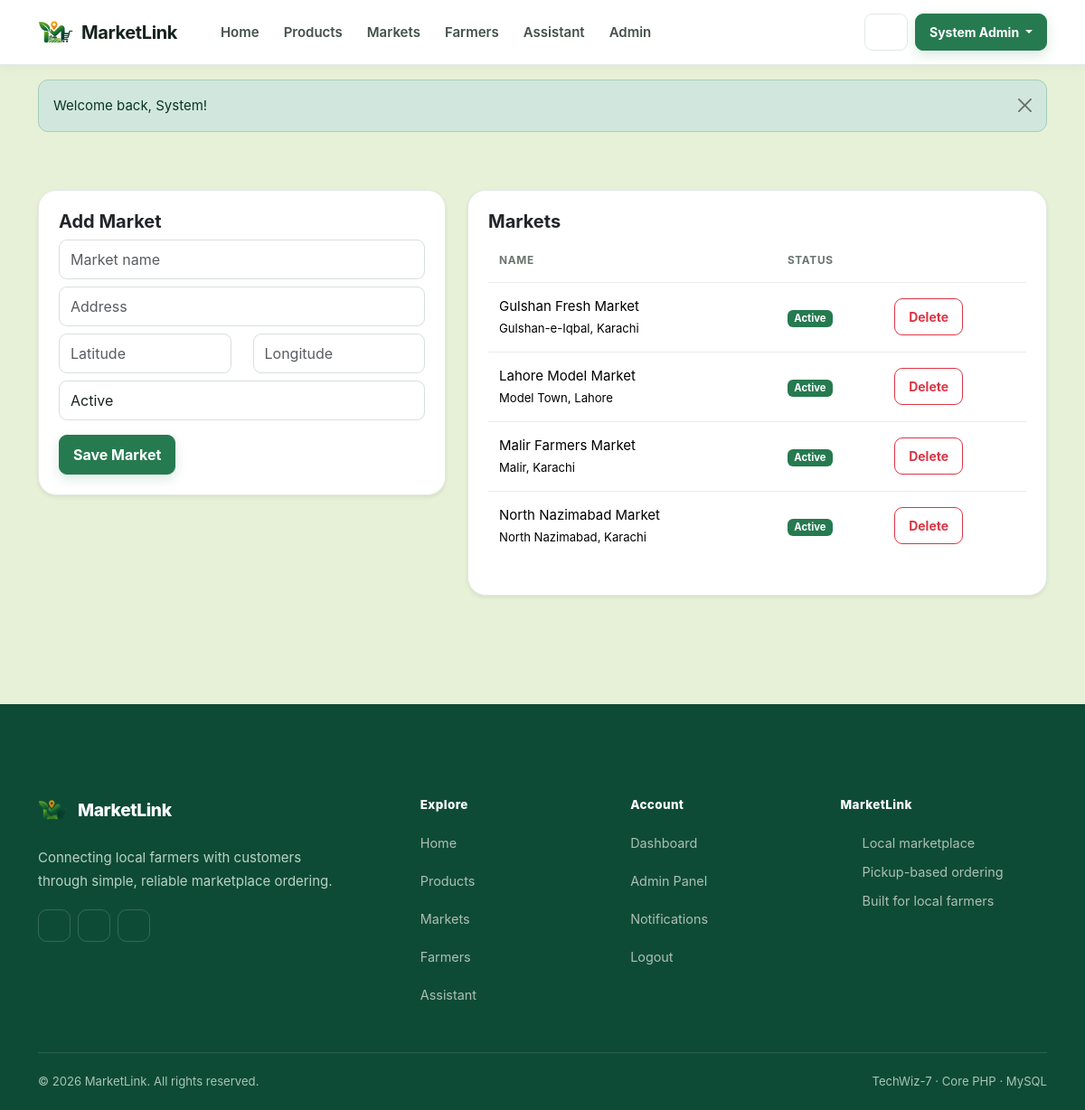
Screenshot of /admin/markets (signed in) with the database file from the repository.
### tables this page shows
CREATE TABLE `users` (
  `id` int(10) UNSIGNED NOT NULL,
  `name` varchar(120) NOT NULL,
  `email` varchar(190) NOT NULL,
  `password` varchar(255) NOT NULL,
  `phone` varchar(30) DEFAULT NULL,
  `profile_image` varchar(255) DEFAULT NULL,
  `role` enum('admin','farmer','customer') NOT NULL DEFAULT 'customer',
  `market_id` int(10) UNSIGNED DEFAULT NULL,
  `status` enum('active','inactive') NOT NULL DEFAULT 'active',
  `approval_status` enum('pending','approved','suspended') NOT NULL DEFAULT 'approved',
  `created_at` timestamp NOT NULL DEFAULT current_timestamp()
);

CREATE TABLE `markets` (
  `id` int(10) UNSIGNED NOT NULL,
  `name` varchar(120) NOT NULL,
  `address` varchar(255) NOT NULL,
  `latitude` decimal(10,7) NOT NULL,
  `longitude` decimal(10,7) NOT NULL,
  `status` enum('active','inactive') NOT NULL DEFAULT 'active',
  `created_at` timestamp NOT NULL DEFAULT current_timestamp()
);

### app/Controllers/AdminController.php (called while the page is built, shortened)
<?php
class AdminController
{
    public function markets(): void
    {
        require_role('admin');
        $pdo = db();
        $markets = $pdo->query("SELECT * FROM markets ORDER BY name")->fetchAll();
        require __DIR__ . '/../Views/layouts/header.php';
        require __DIR__ . '/../Views/admin/markets.php';
        require __DIR__ . '/../Views/layouts/footer.php';
    }
}

### index.php (called while the page is built, shortened)
<?php
require_once __DIR__ . '/app/Support/Router.php';
$router = new \App\Support\Router(require __DIR__ . '/routes/web.php');
$router->dispatch($_SERVER['REQUEST_METHOD'] ?? 'GET', $_SERVER['REQUEST_URI'] ?? '/');

### app/Support/auth.php (called while the page is built, shortened)
<?php
require_once __DIR__ . '/db.php';
function current_user(): ?array
{
    static $userLoaded = false;
    static $user = null;
    if ($userLoaded) return $user;
    $userLoaded = true;
    $st = db()->prepare('SELECT * FROM users WHERE id=? LIMIT 1');
    $st->execute([$_SESSION['user_id']]);
    $user = $st->fetch() ?: null;
    return $user;
}
function require_login(): void
{
    if (!current_user()) {
        flash('warning', 'Please login first.');
        redirect('login.php');
    }
}
function require_role(string $role): void
{
    require_login();
}

### app/Support/db.php (called while the page is built, shortened)
<?php
function db(): PDO {
    static $pdo = null;
    if ($pdo === null) {
        $dsn = 'mysql:host=' . DB_HOST . ';dbname=' . DB_NAME . ';charset=utf8mb4';
        $pdo = new PDO($dsn, DB_USER, DB_PASS, [PDO::ATTR_ERRMODE=>PDO::ERRMODE_EXCEPTION, PDO::ATTR_DEFAULT_FETCH_MODE=>PDO::FETCH_ASSOC, PDO::ATTR_EMULATE_PREPARES=>false]);
    }
    return $pdo;
}

### app/Views/admin/markets.php (the view, shortened to what this page needs)
<div class="container py-5">
    <div class="row g-4">
        <div class="col-lg-5">
            <div class="card border-0 shadow-sm">
                <div class="card-body">
                    <h5 class="fw-bold">Add Market</h5>
                    <form method="post"><?= csrf_field() ?><input type="hidden" name="action" value="save"><input class="form-control mb-2" name="name" placeholder="Market name" required><input class="form-control mb-2" name="address" placeholder="Address" required>
                        <div class="row">
                            <div class="col"><input class="form-control mb-2" name="latitude" placeholder="Latitude" required></div>
                            <div class="col"><input class="form-control mb-2" name="longitude" placeholder="Longitude" required></div>
                        </div><select class="form-select mb-3" name="status">
                            <option value="active">Active</option>
                        </select><button class="btn btn-primary">Save Market</button>
                    </form>
                </div>
            </div>
        </div>
        <div class="col-lg-7">
            <div class="card border-0 shadow-sm">
                <div class="card-body">
                    <h5 class="fw-bold">Markets</h5>
                    <div class="table-responsive">
                        <table class="table">
                            <thead>
                                <tr>
                                    <th>Name</th>
                                    <th>Status</th>
                                    <th></th>
                                </tr>
                            </thead>
                            <tbody><?php foreach ($markets as $m): ?><tr>
                                        <td><?= e($m['name']) ?><br><small><?= e($m['address']) ?></small></td>
                                        <td><?= status_badge($m['status']) ?></td>
                                        <td>
                                            <form method="post" onsubmit="return confirm('Delete market?')"><button class="btn btn-sm btn-outline-danger">Delete</button></form>
                                        </td>
                                    </tr><?php endforeach; ?></tbody>
                        </table>
                    </div>
                </div>
            </div>
        </div>
    </div>
</div>

### app/Support/Router.php (shortened to what this page needs)
<?php
class Router {
    public function dispatch(string $method, string $uri): void {
        $path = parse_url($uri, PHP_URL_PATH) ?: '/';
        foreach ($this->routes as [$m,$route,$handler]) {
            if ($m === $method && $route === $path) { [$class,$action]=$handler; (new $class())->$action(); return; }
        }
    }
}

### app/Views/layouts/header.php (shortened to what this page needs)
<?php
$flash = get_flash();
$user = current_user();
?>
<!doctype html>
<html lang="en">
<head>
    <link
        href="https://cdn.jsdelivr.net/npm/bootstrap@5.3.8/dist/css/bootstrap.min.css"
        rel="stylesheet"
    >
<link
        href="<?= url('assets/css/style.css') ?>"
        rel="stylesheet"
    >
</head>
<body>
    <nav class="navbar navbar-expand-lg navbar-light sticky-top">
        <div class="container">
            <a
                class="navbar-brand fw-bold d-flex align-items-center gap-2"
                href="<?= url('home') ?>"
            >
                <img src="<?= url('assets/img/logo.png') ?>" alt="MarketLink logo" width="40" height="40" class="d-inline-block align-text-top">
                <span>MarketLink</span>
            </a>
                <?= svg_icon("menu", "icon", "Open navigation") ?>
            <div id="mainNav" class="collapse navbar-collapse">
                <ul class="navbar-nav me-auto mb-2 mb-lg-0">
                    <li class="nav-item links">
                        <a
                            class="nav-link text-light"
                            href="<?= url('home') ?>"
                        >
                            Home
                        </a>
                    </li>
                    <li class="nav-item links">
                        <a
                            class="nav-link text-light"
                            href="<?= url('products') ?>"
                        >
                            Products
                        </a>
                    </li>
                    <li class="nav-item links">
                        <a
                            class="nav-link text-light"
                            href="<?= url('markets') ?>"
                        >
                            Markets
                        </a>
                    </li>
                    <li class="nav-item links">
                        <a
                            class="nav-link text-light"
                            href="<?= url('farmers') ?>"
                        >
                            Farmers
                        </a>
                    </li>
                    <li class="nav-item links">
                        <a
                            class="nav-link text-light"
                            href="<?= url('assistant') ?>"
                        >
                            Assistant
                        </a>
                    </li>
                    <?php if ($user && $user['role'] === 'customer'): ?>
                        <li class="nav-item links">
                            <a
                                class="nav-link text-light"
                                href="<?= url('orders') ?>"
                            >
                                Orders
                            </a>
                        </li>
                    <?php elseif ($user && $user['role'] === 'admin'): ?>
                        <li class="nav-item">
                            <a
                                class="nav-link"
                                href="<?= url('admin/home') ?>"
                            >
                                Admin
                            </a>
                        </li>
                    <?php endif; ?>
                </ul>
                <div class="d-flex align-items-center gap-2">
                    <?php if ($user): ?>
                        <a
                            class="btn btn-outline-light btn-sm bell-icon"
                            href="<?= url('notifications') ?>"
                        >
                            <?= svg_icon("bell", "icon icon-sm", "Notifications") ?>
                        </a>
                        <div class="dropdown">
                            <button
                                class="btn btn-primary btn-sm dropdown-toggle"
                                data-bs-toggle="dropdown"
                            >
                                <?= e($user['name']) ?>
                            </button>
                        </div>
                    <?php endif; ?>
                </div>
            </div>
        </div>
    </nav>
    <?php if ($flash): ?>
        <div class="container mt-3">
            <div
                class="alert alert-<?= e($flash['type']) ?> alert-dismissible fade show"
                role="alert"
            >
                <?= e($flash['message']) ?>
                <button
                    class="btn-close"
                    data-bs-dismiss="alert"
                ></button>
            </div>
        </div>
    <?php endif; ?>

### app/Support/functions.php (shortened to what this page needs)
<?php
require_once __DIR__ . '/db.php';
require_once __DIR__ . '/auth.php';
function url(string $path = ''): string
{
    $path = ltrim($path, '/');
    $map = [
        'index.php' => 'home',
        'login.php' => 'login',
        'register.php' => 'register',
        'logout.php' => 'logout',
        'products.php' => 'products',
        'product.php' => 'product',
        'markets.php' => 'markets',
        'farmers.php' => 'farmers',
        'cart.php' => 'cart',
        'checkout.php' => 'checkout',
        'orders.php' => 'orders',
        'order_view.php' => 'order',
        'favorites.php' => 'favorites',
        'profile.php' => 'profile',
        'notifications.php' => 'notifications',
        'assistant.php' => 'assistant',
        'dashboard.php' => 'dashboard',
        'farmer/index.php' => 'farmer/home',
        'farmer/products.php' => 'farmer/products',
        'farmer/product_form.php' => 'farmer/product-form',
        'farmer/orders.php' => 'farmer/orders',
        'farmer/profile.php' => 'farmer/profile',
        'farmer/reviews.php' => 'farmer/reviews',
        'farmer/sales.php' => 'farmer/sales',
        'farmer/schedule.php' => 'farmer/schedule',
        'admin/index.php' => 'admin/home',
        'admin/farmers.php' => 'admin/farmers',
        'admin/customers.php' => 'admin/customers',
        'admin/markets.php' => 'admin/markets',
        'admin/categories.php' => 'admin/categories',
        'admin/products.php' => 'admin/products',
        'admin/reviews.php' => 'admin/reviews',
        'admin/reports.php' => 'admin/reports',
        'admin/notifications.php' => 'admin/notifications',
    ];
    $query = '';
    $qpos = strpos($path, '?');
    $path = $map[$path] ?? $path;
    return rtrim(BASE_URL, '/') . '/' . ltrim($path, '/') . $query;
}
function e($value): string
{
    return htmlspecialchars((string)$value, ENT_QUOTES, 'UTF-8');
}
function get_flash(): ?array
{
    $f = $_SESSION['flash'] ?? null;
    return $f;
}
function status_badge(string $status): string
{
    $map = ['active' => 'success', 'approved' => 'success', 'accepted' => 'primary', 'ready' => 'info', 'completed' => 'success', 'pending' => 'warning', 'inactive' => 'secondary', 'suspended' => 'danger', 'declined' => 'danger', 'cancelled' => 'danger', 'rejected' => 'danger'];
    $c = $map[$status] ?? 'secondary';
    return '<span class="badge text-bg-' . $c . '">' . e(ucfirst($status)) . '</span>';
}
function svg_icon(string $name, string $class = 'icon', string $label = ''): string
{
    $paths = [
        'bell' => '<path d="M18 8a6 6 0 0 0-12 0c0 7-3 7-3 9h18c0-2-3-2-3-9"/><path d="M13.73 21a2 2 0 0 1-3.46 0"/>',
        'sparkles' => '<path d="m12 3-1.5 5.5L5 10l5.5 1.5L12 17l1.5-5.5L19 10l-5.5-1.5L12 3Z"/><path d="m19 15-.7 2.3L16 18l2.3.7L19 21l.7-2.3L22 18l-2.3-.7L19 15Z"/>',
        'arrow-right' => '<path d="M5 12h14"/><path d="m13 6 6 6-6 6"/>',
        'location' => '<path d="M20 10c0 5-8 11-8 11S4 15 4 10a8 8 0 1 1 16 0Z"/><circle cx="12" cy="10" r="2.5"/>',
        'leaf' => '<path d="M20 4C12 4 5 8 5 15c0 2 1 4 4 4 7 0 11-7 11-15Z"/><path d="M5 19c3-5 7-7 12-9"/>',
        'check' => '<path d="m5 12 4 4L19 6"/>',
        'cart' => '<circle cx="9" cy="20" r="1"/><circle cx="18" cy="20" r="1"/><path d="M3 4h2l2.4 11.2a2 2 0 0 0 2 1.6h7.8a2 2 0 0 0 1.9-1.5L21 8H6"/>',
        'seedling' => '<path d="M12 21V9"/><path d="M12 13c-4 0-7-2.5-7-7 4 0 7 2.5 7 7Z"/><path d="M12 11c0-4 3-7 7-7 0 4.5-3 7-7 7Z"/>',
        'search' => '<circle cx="11" cy="11" r="7"/><path d="m20 20-4-4"/>',
        'heart' => '<path d="M20.8 8.6c0 5.5-8.8 10.4-8.8 10.4S3.2 14.1 3.2 8.6A4.6 4.6 0 0 1 12 6.2a4.6 4.6 0 0 1 8.8 2.4Z"/>',
        'clock' => '<circle cx="12" cy="12" r="9"/><path d="M12 7v5l3 2"/>',
        'menu' => '<path d="M4 6h16M4 12h16M4 18h16"/>',
        'user' => '<circle cx="12" cy="8" r="3"/><path d="M5 21a7 7 0 0 1 14 0"/>',
        'facebook' => '<path d="M14 8h3V4h-3c-3.3 0-5 2-5 5v3H6v4h3v5h4v-5h3l1-4h-4V9c0-.7.3-1 1-1Z"/>',
        'instagram' => '<rect x="3" y="3" width="18" height="18" rx="5"/><circle cx="12" cy="12" r="4"/><circle cx="17.5" cy="6.5" r=".8" fill="currentColor" stroke="none"/>',
        'linkedin' => '<path d="M5 8v11M5 5v.1M9 19v-6a4 4 0 0 1 8 0v6M9 12V8"/>',
        'filter' => '<path d="M4 6h16M7 12h10M10 18h4"/>',
    ];
    $body = $paths[$name] ?? $paths['leaf'];
    $aria = $label !== '' ? ' aria-label="' . e($label) . '"' : ' aria-hidden="true"';
    return '<svg class="' . e($class) . '" viewBox="0 0 24 24" fill="none" stroke="currentColor" stroke-width="1.8" stroke-linecap="round" stroke-linejoin="round" focusable="false"' . $aria . '>' . $body . '</svg>';
}

### rows the page displays
users: name "System Admin"
markets: name "Gulshan Fresh Market", address "Gulshan-e-Iqbal, Karachi", status "Active"
markets: name "Lahore Model Market", address "Model Town, Lahore", status "Active"
markets: name "Malir Farmers Market", address "Malir, Karachi", status "Active"
markets: name "North Nazimabad Market", address "North Nazimabad, Karachi", status "Active"
